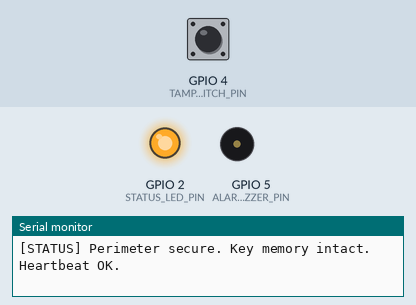
Simulated run of this sketch. Board: ESP32. Parts: output pins drawn as LEDs (lit = HIGH), buzzer (waves = sounding, pin HIGH), the last lines printed to the serial monitor. The inputs (shaded band) are chosen by the test bench; at power-on: GPIO 4 (TAMPER_SWITCH_PIN) HIGH.

Above: at 1.2 s.
1.3 s: GPIO 4 (TAMPER_SWITCH_PIN) pulled LOW for 0.15 s
At 2.2 s:
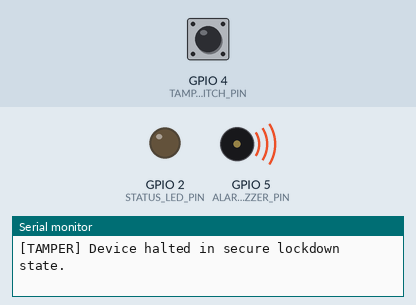
At 3.1 s:
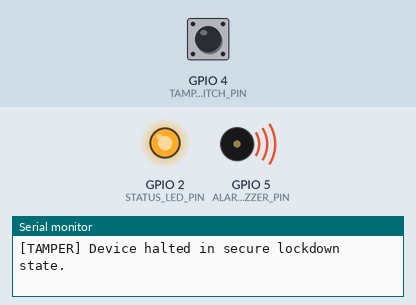
Timing chart, 0 to 10.4 s (numbered marks = the images above; inputs shaded):
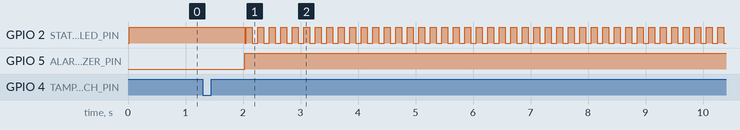

Measured:
- after the input at 1.3 s, GPIO 2 (STATUS_LED_PIN): HIGH → LOW after 0.73 s, then repeats every 0.20 s: HIGH 0.10 s, LOW 0.10 s; GPIO 5 (ALARM_BUZZER_PIN): LOW → HIGH after 0.73 s

The sketch:

firmware.ino
```cpp
// CyberTube Lab 26 Firmware: Active Enclosure Tamper Detection & Zeroization
// Target: ESP32 DevKit V1 (ESP-WROOM-32)
// Logic Level: Strictly <= 3.3V DC. Zero mains AC.

#include <Arduino.h>

#define STATUS_LED_PIN 2
#define TAMPER_SWITCH_PIN 4
#define ALARM_BUZZER_PIN 5

// Volatile cryptographic key buffer in SRAM
static uint8_t s_device_master_key[32];
static volatile bool s_tamper_tripped = false;

// Hardware interrupt triggered immediately on enclosure breach
void IRAM_ATTR on_tamper_isr() {
  s_tamper_tripped = true;
  // Emergency immediate zeroization directly in ISR
  for (size_t i = 0; i < sizeof(s_device_master_key); i++) {
    s_device_master_key[i] = 0x00;
  }
}

void initialize_keys() {
  Serial.println("[CRYPTO] Provisioning ephemeral device keys in protected RAM...");
  for (size_t i = 0; i < sizeof(s_device_master_key); i++) {
    s_device_master_key[i] = (uint8_t)(0xAA ^ (i * 7));
  }
  Serial.print("[CRYPTO] Master Key Digest: ");
  for (int i = 0; i < 8; i++) Serial.printf("%02X", s_device_master_key[i]);
  Serial.println("...[ARMED]");
}

void setup() {
  Serial.begin(115200);
  while (!Serial && millis() < 2000);

  pinMode(STATUS_LED_PIN, OUTPUT);
  pinMode(ALARM_BUZZER_PIN, OUTPUT);
  pinMode(TAMPER_SWITCH_PIN, INPUT_PULLUP);

  Serial.println("=================================================");
  Serial.println("[CYBERTUBE] Module 26: Hardware Tamper Defense");
  Serial.println("[SAFETY] Enclosure microswitch monitored on GPIO 4");

  initialize_keys();

  // Attach immediate falling-edge interrupt (switch opened)
  attachInterrupt(digitalPinToInterrupt(TAMPER_SWITCH_PIN), on_tamper_isr, FALLING);

  digitalWrite(STATUS_LED_PIN, HIGH);
  Serial.println("[SYSTEM] Tamper perimeter armed. System operating in SECURE state.");
  Serial.println("=================================================");
}

void loop() {
  if (s_tamper_tripped) {
    digitalWrite(STATUS_LED_PIN, LOW);
    digitalWrite(ALARM_BUZZER_PIN, HIGH);

    Serial.println("!!! [SECURITY ALERT] ENCLOSURE TAMPER DETECTED !!!");
    Serial.println("[TAMPER] Enclosure microswitch circuit broken.");
    Serial.println("[TAMPER] Cryptographic zeroization executed in hardware ISR.");
    Serial.print("[TAMPER] Memory Verification: ");
    bool zeroed = true;
    for (size_t i = 0; i < sizeof(s_device_master_key); i++) {
      if (s_device_master_key[i] != 0) zeroed = false;
      Serial.printf("%02X", s_device_master_key[i]);
    }
    Serial.println();
    if (zeroed) {
      Serial.println("[TAMPER] CONFIRMED: All secrets purged from RAM.");
    }
    Serial.println("[TAMPER] Device halted in secure lockdown state.");

    // Freeze device in lockdown state
    while (true) {
      digitalWrite(STATUS_LED_PIN, HIGH);
      delay(100);
      digitalWrite(STATUS_LED_PIN, LOW);
      delay(100);
    }
  }

  delay(1000);
  Serial.println("[STATUS] Perimeter secure. Key memory intact. Heartbeat OK.");
}
```
